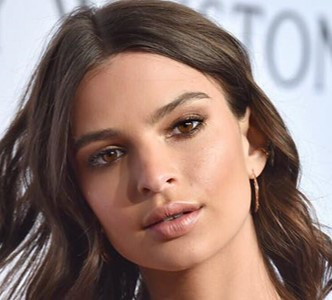
#> input picture 06.JupyterNotebook_Face Object Detection/face.png, 332 x 300 px
$ jupyter execute '01.face object detection.ipynb'
#> lines starting #> are read from the running program, lines starting #| are printed output that depends on the picture; after the words box and inside, x2 and y2 are one past the last pixel; in counts of white or black regions, pixels touching at a corner belong together
[cell 1]
import cv2
import numpy as np

# Python에서 OpenCV로 얼굴정렬

- 얼굴 및 눈 감지를 위해 OpenCV Haar 캐스케이드 구성을 사용해야함

[cell 2]
# Creating face_cascade and eye_cascade objects
face_cascade = cv2.CascadeClassifier("haarcascade_frontalface_default.xml") # 감지된 얼굴
eye_cascade = cv2.CascadeClassifier("haarcascade_eye.xml") # 감지된 눈

[cell 3]
# Loading the image ..
img = cv2.imread("./face.png")
#> img is the input picture: shape (300, 332, 3); mean B, G, R 113.2, 120.1, 143.5
cv2.imshow("image show", img)
cv2.waitKey(0)

얼굴 이미지 바운딩 박스 >> 케스케이드 경우에는 그레이 스케일 이미지에서만 작동

그래서 cvtColor을 통해 컬러이미지 >> 흑백 으로 재구성 해줘야함

[cell 4]
# Converting the image into grayscale
gray = cv2.cvtColor(img, cv2.COLOR_BGR2GRAY)
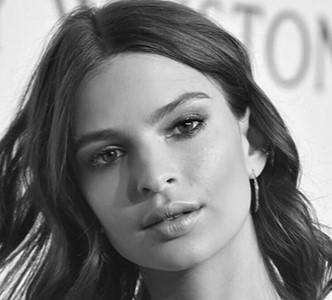
#> gray: shape (300, 332); min 4, max 254, mean 126.3

[cell 5]
faces = face_cascade.detectMultiScale(gray, 1.1, 4)
#> faces = [[45, 52, 219, 219]]
faces
#> Out = [[45, 52, 219, 219]]

[cell 6]
# Defining and drawing the rectangles around the face
for (x, y, w, h) in faces:
    cv2.rectangle(img, (x, y), (x+w, y+h), (255, 0, 255), 2)
#> this loop made 1 pass
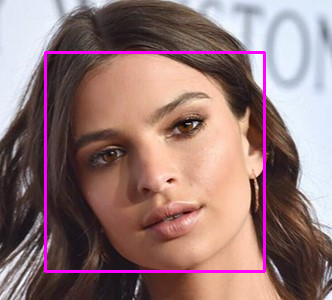
#> img: shape (300, 332, 3); 2.63% of pixels changed, all inside (x1, y1, x2, y2) = (44, 51, 266, 273)

roi_gray => 눈을 감지할 회색조 이미지 첫번째 영역이 필요함

roi_color => 얼굴 전ㄴ체 사각형을 그릴 컬러 이미지가 필요

[cell 7]
roi_gray = gray[y:(y+h), x:(x+w)]
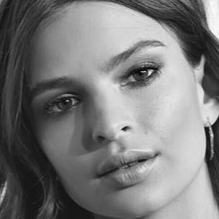
#> roi_gray: shape (219, 219); min 4, max 254, mean 121.7
roi_color = img[y:(y+h), x:(x+w)]

[cell 8]
# eyes
eyes = eye_cascade.detectMultiScale(roi_gray, 1.1, 4)
#> eyes = [[41, 82, 45, 45], [112, 48, 52, 52]]
print(eyes)
#| [[ 41  82  45  45]
#|  [112  48  52  52]]
index = 0

[cell 9]
# Creating for loop in order to divide one eye from another
for (ex, ey, ew, eh) in eyes:
    if index == 0:
        eye_1 = (ex, ey, ew, eh)
    elif index == 1:
        eye_2 = (ex, ey, ew, eh)

    cv2.rectangle(roi_color, (ex, ey), (ex+ew, ey+eh), (0, 0, 255), 2)
    index = index + 1
#> this loop made 2 passes
#> (ex, ey, ew, eh, index) on passes 1 to 2: (41, 82, 45, 45, 1), (112, 48, 52, 52, 2)
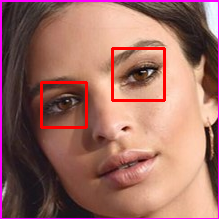
#> roi_color: shape (219, 219, 3); mean B, G, R 98.5, 106.7, 157.2
#> after the loop, index = 2

[cell 10]
cv2.imshow("face", img)
cv2.waitKey(0)
#> Out = 27

# 개인 사진으로 한번 더 해보기!!

[cell 11]
# Loading new image ..
img = cv2.imread("./me.jpg")
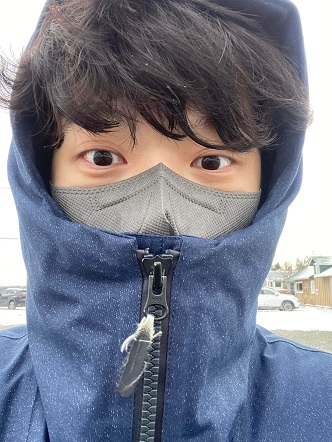
#> input picture 06.JupyterNotebook_Face Object Detection/me.jpg, 332 x 442 px
#> img is the input picture: shape (442, 332, 3); mean B, G, R 138.2, 123, 119.8
cv2.imshow("my image", img)
cv2.waitKey(0)
#> Out = 27

[cell 12]
# Repeat the steps above

gray = cv2.cvtColor(img, cv2.COLOR_BGR2GRAY)
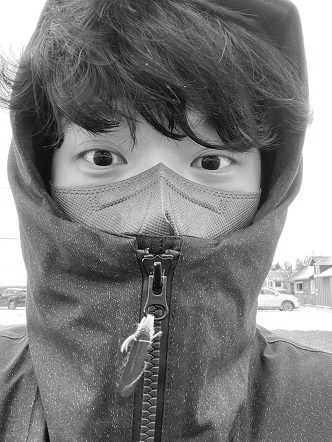
#> gray: shape (442, 332); min 1, max 255, mean 123.8

faces = face_cascade.detectMultiScale(gray, 1.1, 4)
#> faces = ()
for (x, y, w, h) in faces:
    cv2.rectangle(img, (x, y), (x+w, y+h), (255, 0, 255), 2)
#> this loop made 0 passes


roi_gray = gray[y:(y+h), x:(x+w)]
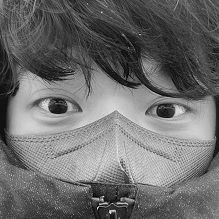
#> roi_gray: shape (219, 219); min 1, max 252, mean 108.3
roi_color = img[y:(y+h), x:(x+w)]
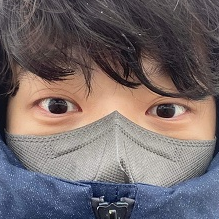
#> roi_color: shape (219, 219, 3); mean B, G, R 106.7, 105.1, 115.4

# eyes
eyes = eye_cascade.detectMultiScale(roi_gray, 1.1, 4)
#> eyes = [[142, 85, 49, 49], [28, 79, 51, 51]]
print(eyes)
#| [[142  85  49  49]
#|  [ 28  79  51  51]]
"""
[[ 41  82  45  45]
 [112  48  52  52]]
"""
index = 0

# Creating for loop in order to divide one eye from another
for (ex, ey, ew, eh) in eyes:
    if index == 0:
        eye_1 = (ex, ey, ew, eh)
    elif index == 1:
        eye_2 = (ex, ey, ew, eh)

    cv2.rectangle(roi_color, (ex, ey), (ex+ew, ey+eh), (0, 0, 255), 2)
    index = index + 1
#> this loop made 2 passes
#> (ex, ey, ew, eh, index) on passes 1 to 2: (142, 85, 49, 49, 1), (28, 79, 51, 51, 2)
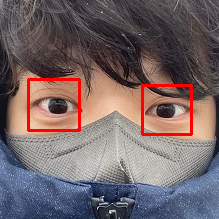
#> roi_color: shape (219, 219, 3); 2.49% of pixels changed, all inside (x1, y1, x2, y2) = (27, 78, 193, 136)
#> after the loop, index = 2

cv2.imshow("face", img)
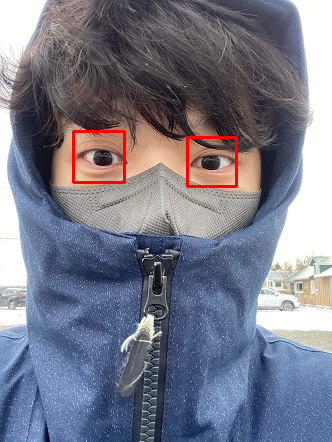
#> window 'face': shape (442, 332, 3); mean B, G, R 137.3, 121.9, 120.4
cv2.waitKey(0)
#> Out = 27
